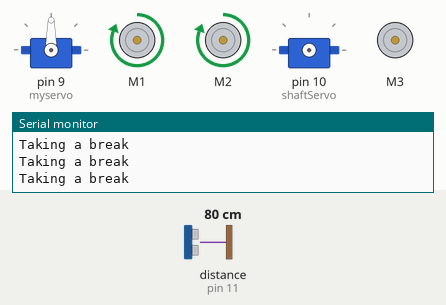
Recording of a sketch running on a simulated Arduino Uno, built with avr-gcc and run on an emulated ATmega328P. On the bench: 2 × servo, 3 × DC motor (green arrow = forward, orange = backward, longer = faster), the last lines printed to the serial monitor. The test bench sets the inputs (shaded band); at power-on: distance to the obstacle (sensor on pin 11) 80 cm. The echo pulse lasts 58.3 µs per cm.

Above: at 2.2 s.
2.3 s: distance to the obstacle (sensor on pin 11) set to 65 cm
3.8 s: distance to the obstacle (sensor on pin 11) set to 57 cm
At 5.2 s:
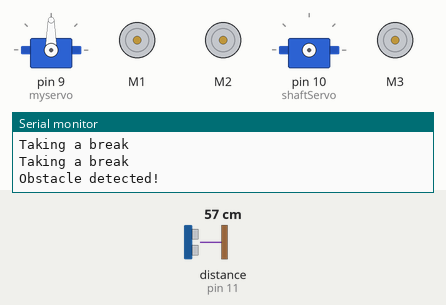
At 9.2 s:
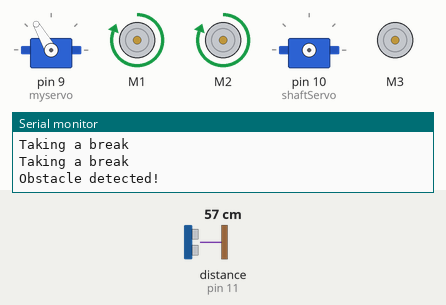
Timing chart, 0 to 22.9 s (numbered marks = the images above; inputs shaded):
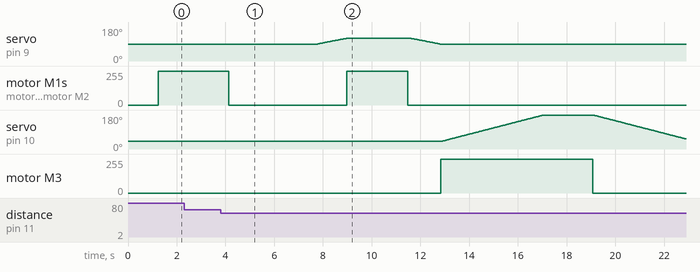

The sketch:

FinalCode.ino
```cpp
#include <Wire.h>
#include <Adafruit_MotorShield.h>
#include <NewPing.h>
#include <Servo.h>
#include "utility/Adafruit_MS_PWMServoDriver.h"

#define TRIGGER_PIN  12  // Arduino pin tied to trigger pin on the ultrasonic sensor.
#define ECHO_PIN     11  // Arduino pin tied to echo pin on the ultrasonic sensor.
#define MAX_DISTANCE 200 // Maximum distance we want to ping for (in centimeters). Maximum sensor distance is rated at 400-500cm.

//Setup AFMS class
Adafruit_MotorShield AFMS = Adafruit_MotorShield();
NewPing sonar(TRIGGER_PIN, ECHO_PIN, MAX_DISTANCE); // NewPing setup of pins and maximum distance.

//Set up all four motors with their corresponding ports
Adafruit_DCMotor *Motor1 = AFMS.getMotor(1);
Adafruit_DCMotor *Motor2 = AFMS.getMotor(2);
Adafruit_DCMotor *Motor3 = AFMS.getMotor(3);

const int FULLPOWER = 255;
Servo myservo;  // create servo object to control rover direction
Servo shaftServo;  // create servo object to control shaft

int pos = 90; // initial wheel direction angle (straight)
int shaftPos = 40;
int old_time = 0;
int new_time = 0;
bool makeHole = false;


void setup() {
Serial.begin(9600);
  Serial.println("Testing all of everything!");
  // create a connection to the Motor Shield with the default frequency 1.6KHz
  AFMS.begin();
Serial.println("Starting in 1 second!");
myservo.attach(9);
myservo.detach();
  delay(1000);
}


void loop() {
  new_time = millis();
  Serial.println(new_time - old_time);
  if(new_time - old_time >= 10000){
    Serial.println("Thirty seconds passed");
      old_time = new_time;
      makeHole = true;
    }
  if(makeHole){
      makeHole = false;
      drill();
    }

    while(getUltrasound() == 0 || getUltrasound() > 60){
        Motor1->run(FORWARD);
        Motor2->run(FORWARD);
        Motor1->setSpeed(FULLPOWER);
        Motor2->setSpeed(FULLPOWER);
        Serial.println("Taking a break");
    }
        Serial.println("Obstacle detected!");
        Motor1->run(RELEASE);
        Motor2->run(RELEASE);
        delay(2000);

        Motor1->run(RELEASE);
        Motor2->run(RELEASE);
        delay(1500);
        turnRight(1, 2500);


}


//gives distance measured by ultrasound in cm
int getUltrasound(){
  unsigned int ultraDistance = sonar.ping_median();
  ultraDistance = sonar.convert_cm(ultraDistance);
  return ultraDistance;
}

//moves forward for amount multiplier (from 0-1), for a duration in milliseconds
void forward(float amount, int duration){
       Motor1->run(FORWARD);
       Motor2->run(FORWARD);

        //start with a boost for 300 milliseconds
        Motor1->setSpeed(FULLPOWER);
        Motor2->setSpeed(FULLPOWER);
        if(duration <= 2000){
          delay(duration/4);
        }
        else
          delay(300);
        //boost ends

        Motor1->setSpeed(FULLPOWER*amount);
        Motor2->setSpeed(FULLPOWER*amount);
         delay(duration);
       Motor1->run(RELEASE);
       Motor2->run(RELEASE);
       delay(100);
}

//moves backward for amount multiplier (from 0-1), for a duration in milliseconds
void backward(float amount, int duration){
       Motor1->run(BACKWARD);
       Motor2->run(BACKWARD);

        //start with a boost for 300 milliseconds
        Motor1->setSpeed(FULLPOWER);
        Motor2->setSpeed(FULLPOWER);
        if(duration <= 2000){
          delay(duration/4);
        }
        else
          delay(300);
        //boost ends

        Motor1->setSpeed(FULLPOWER*amount);
        Motor2->setSpeed(FULLPOWER*amount);
         delay(duration);
       Motor1->run(RELEASE);
       Motor2->run(RELEASE);
       delay(100);
}

//Turns right amount intensity for duration milliseconds
void turnRight(float amount, int duration) {
       Motor1->run(RELEASE);
       Motor2->run(RELEASE);
        delay(100);

        myservo.attach(9);  // attaches the servo on pin 9 to the servo object
        for (pos = 90; pos <= 120; pos += 1) { // goes from 90(straight) degrees to 120(right) degrees
          myservo.write(pos);              // tell servo to go to position in variable 'pos'
          delay(40);                       // waits 15ms for the servo to reach the position
        }
        myservo.detach();  // attaches the servo on pin 9 to the servo object
        Motor1->run(FORWARD);
        Motor2->run(FORWARD);
        Motor1->setSpeed(FULLPOWER*amount);
        Motor2->setSpeed(FULLPOWER*amount);

         delay(duration);

       Motor1->run(RELEASE);
       Motor2->run(RELEASE);
       delay(100);
       myservo.attach(9);  // attaches the servo on pin 9 to the servo object
       for (pos = 120; pos >= 90; pos -= 1) { // goes from 120(right) degrees to 90(straight) degrees
         myservo.write(pos);              // tell servo to go to position in variable 'pos'
         delay(40);                       // waits 15ms for the servo to reach the position
       }
       myservo.detach();  // attaches the servo on pin 9 to the servo object
}

//Turns left amount intensity for duration milliseconds
void turnLeft(float amount, int duration) {
       Motor1->run(RELEASE);
       Motor2->run(RELEASE);
        delay(100);

        myservo.attach(9);  // attaches the servo on pin 9 to the servo object
        for (pos = 90; pos >= 60; pos -= 1) { // goes from 90(straight) degrees to 60(right) degrees
          myservo.write(pos);              // tell servo to go to position in variable 'pos'
          Serial.println(pos);
          delay(40);                       // waits 15ms for the servo to reach the position
        }
        myservo.detach();  // attaches the servo on pin 9 to the servo object
        Motor1->run(FORWARD);
        Motor2->run(FORWARD);
        Motor1->setSpeed(FULLPOWER*amount);
        Motor2->setSpeed(FULLPOWER*amount);

         delay(duration);

       Motor1->run(RELEASE);
       Motor2->run(RELEASE);
       delay(100);
       myservo.attach(9);  // attaches the servo on pin 9 to the servo object
       for (pos = 60; pos <= 90; pos += 1) { // goes from 120(right) degrees to 90(straight) degrees
         myservo.write(pos);              // tell servo to go to position in variable 'pos'
         Serial.println(pos);
         delay(40);                       // waits 15ms for the servo to reach the position
       }
       myservo.detach();  // attaches the servo on pin 9 to the servo object
}

void drill(){
  shaftServo.attach(10);  // attaches the servo on pin SERVO_1 to the servo object
   shaftDown();
   rotateDrill(2000);
   shaftUp();
   Motor3->run(RELEASE);
   shaftServo.detach();
 }

//use only for drill function
void shaftUp(){

  for (shaftPos = 180; shaftPos >= 40; shaftPos -= 1) { // pulls drill up
      shaftServo.write(shaftPos);              // tell servo to go to shaftPosition in variable 'shaftPost
      delay(30);                       // waits 15ms for the servo to reach the shaftPosition
    }
}

//use only for drill function
void shaftDown(){
    rotateDrill();
    for (shaftPos = 40; shaftPos <= 180; shaftPos += 1) { // pushes drill down towards ground
        // in steps of 1 degree
        shaftServo.write(shaftPos);              // tell servo to go to shaftPosition in variable 'shaftPos'
        //Serial.println(shaftPos);
        delay(30);                       // waits 15ms for the servo to reach the shaftPosition
  }
    rotateDrill(0);
}

void rotateDrill(){
     Motor3->run(FORWARD);
     Motor3->setSpeed(FULLPOWER);
}

void rotateDrill(int duration){
  Motor3->run(RELEASE);
  Motor3->run(FORWARD);
  Motor3->setSpeed(FULLPOWER);
  delay(duration);
  Motor3->run(RELEASE);
}
```

Measured:
- the behaviour switches between 60 and 59 cm on distance to the obstacle (sensor on pin 11) (found by bisection; images 0 and 1)
- after the input at 3.8 s, servo on pin 9 (myservo): rises from 90° to 120° in 1.2 s, then falls to 90° in 3.8 s; motor M1: forward 255/255 → stopped after 0.34 s, → forward 255/255 4.8 s later, → stopped 2.5 s later
